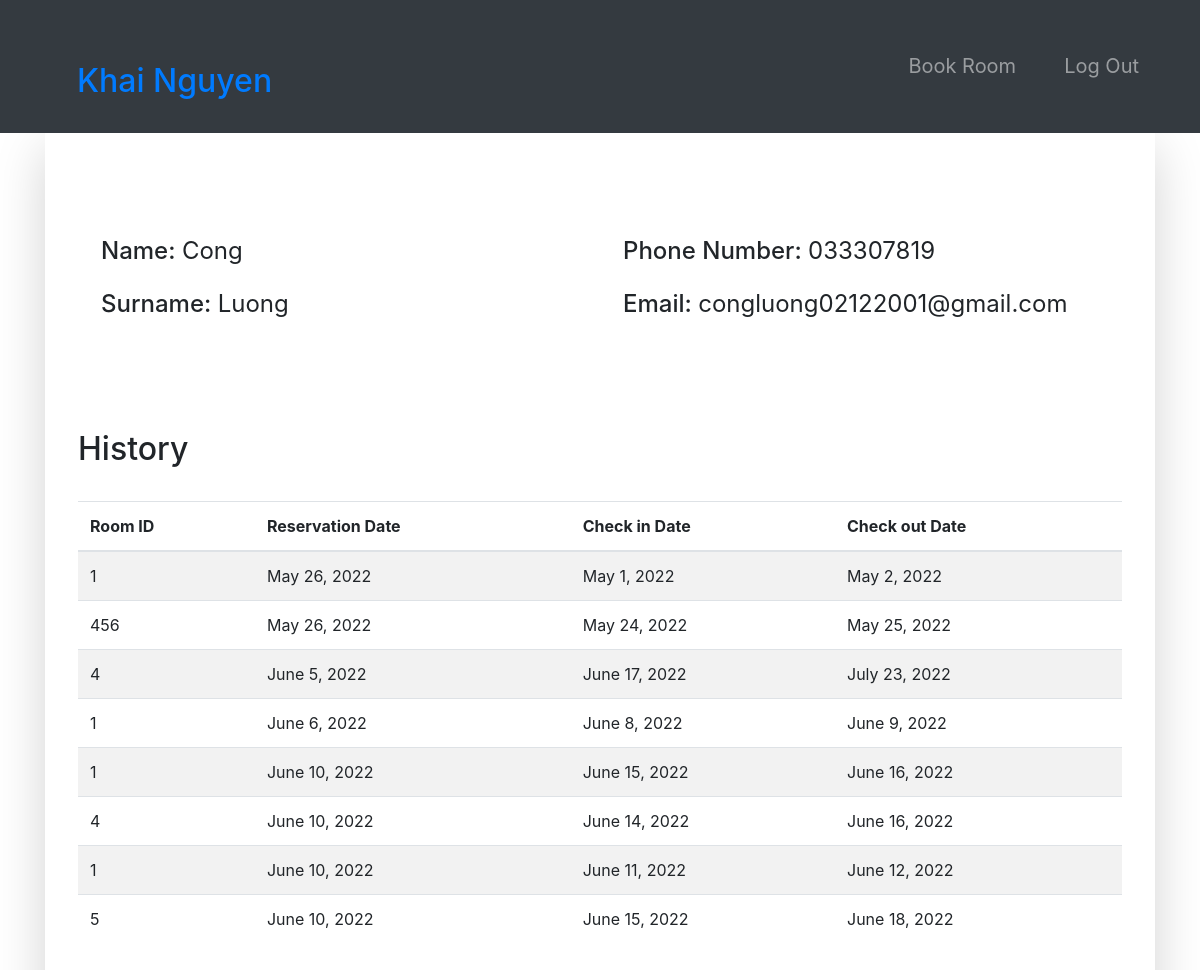
Page /guest-profile/2 (signed in) on the committed database.
### accounts/models.py (models this page shows, shortened)
class Guest(models.Model):
    user = models.OneToOneField(User, null=True, on_delete=models.CASCADE)
    phoneNumber = PhoneNumberField(unique=True)

### room/models.py (models this page shows, shortened)
class Booking(models.Model):
    roomNumber = models.ForeignKey(Room, on_delete=models.CASCADE)
    guest = models.ForeignKey(Guest, null=True, on_delete=models.CASCADE)
    dateOfReservation = models.DateField(default=timezone.now)
    startDate = models.DateField()
    endDate = models.DateField()

class Room(models.Model):
    ROOM_TYPES = (
        ('A', 'A'),
        ('B', 'B'),
        ('C', 'C'),
    )
    number = models.IntegerField(primary_key=True)
    capacity = models.SmallIntegerField()
    numberOfBeds = models.SmallIntegerField()
    roomType = models.CharField(max_length=20, choices=ROOM_TYPES)
    price = models.FloatField()
    statusStartDate = models.DateField(null=True)
    statusEndDate = models.DateField(null=True)
    def __str__(self):
        return str(self.number)

### accounts/views.py (the view, shortened to what this page needs)
# urls.py: path('guest-profile/<str:pk>', guest_profile, name="guest-profile"),
@login_required(login_url='login')
def guest_profile(request, pk):
    tempUser = User.objects.get(id=pk)
    guest = Guest.objects.get(user=tempUser)
    role = str(request.user.groups.all()[0])
    path = role + "/"
    bookings = Booking.objects.filter(guest=guest)
    context = {
        "role": role,
        "guest": guest,
        "bookings": bookings
    }
    return render(request, path + "guest-profile.html", context)

### Templates/guest/guest-profile.html
{% extends '../index.html' %}
{% block context %}
{% include '../common_pages/guest-profile.html' %}
{% endblock %}

### Templates/incs/nav.html (shortened to what this page needs)
<nav class="navbar navbar-dark bg-dark navbar-expand-lg py-3 " role="navigation">
    <div class="container">
        <a href="" class="navbar-brand">
            <h2 class="text-capitalize">
                {% if role == 'guest' %}
                <a href="{% url 'guest-profile' user.id%}" class="nav-link">{{ request.user.first_name }} {{ request.user.last_name }}</a>
                {%else%}
                <a href="{% url 'admin_page' user.id%}" class="nav-link">Hotel manager</a>
                {% endif %}
            </h2>
        </a>
        <div class="collapse navbar-collapse" id="navbarTags">
            <ul class="navbar-nav ml-auto">
                {% if role != 'guest' %}
                <li class="nav-item dropdown p-2">
                    <a class="nav-link dropdown-toggle" href="#" id="navbarDropdown" role="button"
                        data-toggle="dropdown" aria-haspopup="true" aria-expanded="false">
                        Options
                    </a>
                    <div class="dropdown-menu" aria-labelledby="navbarDropdown">
                        <a class="dropdown-item" href="{% url 'guests'%}">Guests</a>
                        <a class="dropdown-item" href="{% url 'bookings' %}">Bookings</a>
                        <a class="dropdown-item" href="{% url 'rooms' %}">Rooms</a>
                        <a class="dropdown-item" href="{% url 'monthlyReport' %}">Report</a>
                    </div>
                </li>
                {%else%}
                <li class="nav-item mr-3 p-2">
                    <a href="{% url 'rooms' %}" class="nav-link">Book Room</a>
                </li>
                {% endif %}
                <li class="nav-item p-2 ">
                    <a href="{% url 'logout' %}" class="nav-link">Log Out</a>
                </li>
            </ul>
        </div>
    </div>
</nav>

### Templates/common_pages/guest-profile.html (shortened to what this page needs)
<div class="container">
    <div class="shadow-lg p-5">
        <div class="row mt-5">
            <div class="col-6">
                <form action="" method="POST">
                    <div class="p-2 h4">
                        <span>Name:</span>
                        {% if guest.user.id != request.user.id %}
                        <span class="font-weight-normal">{{guest.user.first_name}} </span>
                        {% else %}
                        <input type="text" class="form-control border border-secondary" id="id_first_name"
                            value="{{guest.user.first_name}}" name="first_name">
                        {% endif %}
                    </div>
                    <div class="p-2 h4">
                        <span>Surname:</span>
                        {% if guest.user.id != request.user.id %}
                        <span class="font-weight-normal"> {{guest.user.last_name}}</span>
                        {% else %}
                        <input type="text" class="form-control border border-secondary" id="id_last_name"
                            value="{{guest.user.last_name}}" name="last_name">
                        {% endif %}
                    </div>
            </div>
            <div class="col-6">
                <div class="p-2 h4">
                    <span>Phone Number: </span>
                    {% if guest.user.id != request.user.id %}
                    <span class="font-weight-normal">{{guest.phoneNumber}}</span>
                    {% else %}
                    <input type="text" class="form-control border border-secondary" id="id_phoneNumber"
                        value="{{guest.phoneNumber}}" name="phoneNumber">
                    {% endif %}
                </div>
                <div class="p-2 h4">
                    <span>Email:</span>
                    {% if guest.user.id != request.user.id %}
                    <span class="font-weight-normal"> {{guest.user.email}}</span>
                    {% else %}
                    <input type="text" class="form-control border border-secondary" id="id_email"
                        value="{{guest.user.email}}" name="guest.user.email">
                    {% endif %}
                </div>
            </div>
        </div>
        <br>
        <br>
        <div class="row">
            <div class="table-responsive table-striped my-5">
                <div class="table-header row">
                    <div class="col-sm-12 col-md-12 col-lg-4 mb-4">
                        <h2>History</h2>
                    </div>
                </div>
                <table class="table table-hover">
                    <thead>
                        <tr>
                            <th>Room ID</th>
                            <th>Reservation Date</th>
                            <th>Check in Date</th>
                            <th>Check out Date</th>
                        </tr>
                    </thead>
                    <tbody>
                        {% for bo in bookings %}
                        <tr>
                            <td>{{bo.roomNumber}}</td>
                            <td>{{bo.dateOfReservation}}</td>
                            <td>{{bo.startDate}}</td>
                            <td>{{bo.endDate}}</td>
                        </tr>
                        {% endfor %}
                    </tbody>
                </table>
            </div>
        </div>
    </div>
</div>

### static/css/main.css (style rules this page uses)
* { margin: 0; padding: 0; -webkit-font-smoothing: antialiased; }
body { position: relative; }
nav .nav-item { font-size: 20px; }

### rows in the picture
Guest: user.first_name "Cong", user.last_name "Luong", phoneNumber "033307819", user.email "congluong02122001@gmail.com"
Booking: roomNumber "1", dateOfReservation "May 26, 2022", startDate "May 1, 2022", endDate "May 2, 2022"
Booking: roomNumber "456", dateOfReservation "May 26, 2022", startDate "May 24, 2022", endDate "May 25, 2022"
Booking: roomNumber "4", dateOfReservation "June 5, 2022", startDate "June 17, 2022", endDate "July 23, 2022"
Booking: roomNumber "1", dateOfReservation "June 6, 2022", startDate "June 8, 2022", endDate "June 9, 2022"
Booking: roomNumber "1", dateOfReservation "June 10, 2022", startDate "June 15, 2022", endDate "June 16, 2022"
Booking: roomNumber "4", dateOfReservation "June 10, 2022", startDate "June 14, 2022", endDate "June 16, 2022"
Booking: roomNumber "1", dateOfReservation "June 10, 2022", startDate "June 11, 2022", endDate "June 12, 2022"
Booking: roomNumber "5", dateOfReservation "June 10, 2022", startDate "June 15, 2022", endDate "June 18, 2022"

### other values in the picture
{{ request.user.first_name }} "Khai"
{{ request.user.last_name }} "Nguyen"
